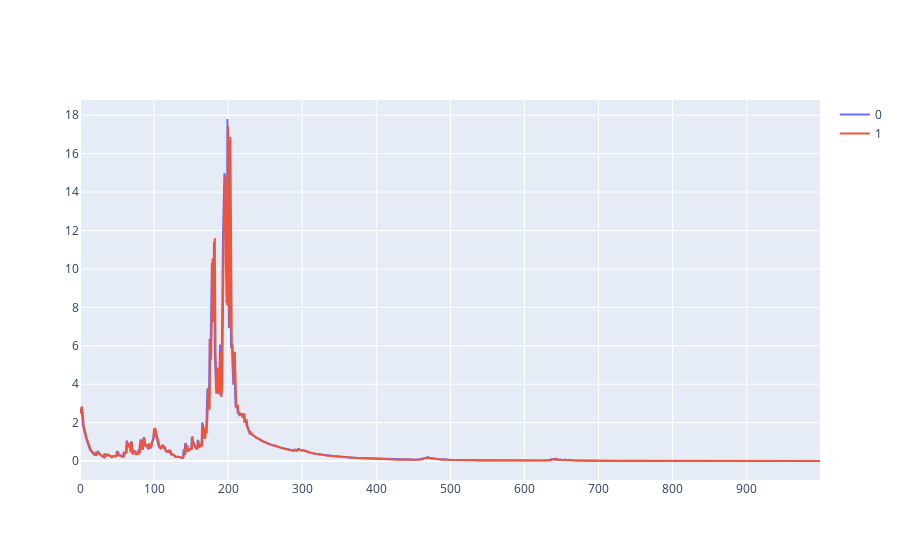

Write notebook code for a chart like this one.
### Code cell
lines([test_losses, train_losses])

### Figure 1 — Plotly figure (JSON) as saved in the notebook; plotly's stock layout.template omitted (floating-point values rounded to 4 significant figures; data arrays with more than 128 entries replaced by an {"elided": "..."} marker saying what was removed)
{"data": [{"mode": "lines", "name": "0", "type": "scatter", "x": {"elided": "1000 int values"}, "y": {"elided": "1000 float values"}}, {"mode": "lines", "name": "1", "type": "scatter", "x": {"elided": "1000 int values"}, "y": {"elided": "1000 float values"}}], "layout": {"title": {"text": ""}, "xaxis": {"title": {"text": ""}}, "yaxis": {"title": {"text": ""}}}}
